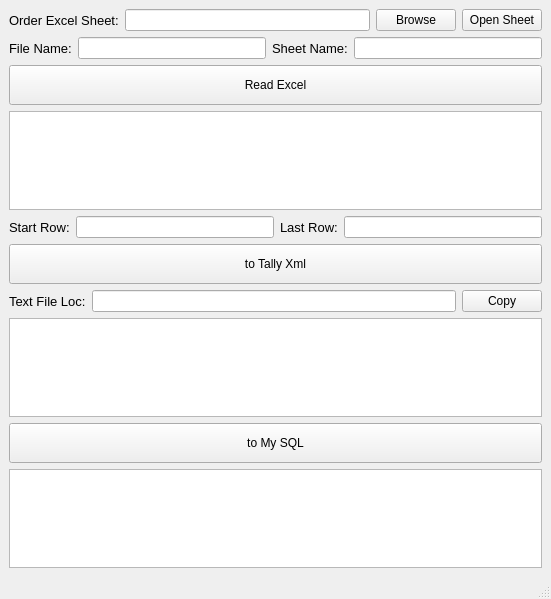
<?xml version="1.0" encoding="UTF-8"?>
<ui version="4.0">
 <class>OrderEntryWindow</class>
 <widget class="QMainWindow" name="OrderEntryWindow">
  <property name="geometry">
   <rect>
    <x>0</x>
    <y>0</y>
    <width>551</width>
    <height>599</height>
   </rect>
  </property>
  <property name="windowTitle">
   <string>For Tally Entry</string>
  </property>
  <widget class="QWidget" name="centralwidget">
   <layout class="QGridLayout" name="gridLayout_5">
    <item row="0" column="0">
     <layout class="QGridLayout" name="gridLayout_3">
      <item row="0" column="1">
       <widget class="QLineEdit" name="file_path_input"/>
      </item>
      <item row="0" column="2">
       <widget class="QPushButton" name="browse_button">
        <property name="minimumSize">
         <size>
          <width>0</width>
          <height>0</height>
         </size>
        </property>
        <property name="text">
         <string>Browse</string>
        </property>
       </widget>
      </item>
      <item row="0" column="0">
       <widget class="QLabel" name="excel_file_lbl">
        <property name="font">
         <font>
          <pointsize>10</pointsize>
         </font>
        </property>
        <property name="text">
         <string>Order Excel Sheet:</string>
        </property>
       </widget>
      </item>
      <item row="0" column="3">
       <widget class="QPushButton" name="pushButton">
        <property name="text">
         <string>Open Sheet</string>
        </property>
       </widget>
      </item>
     </layout>
    </item>
    <item row="1" column="0">
     <layout class="QGridLayout" name="gridLayout_4">
      <item row="0" column="0">
       <widget class="QLabel" name="file_name_lbl">
        <property name="font">
         <font>
          <pointsize>10</pointsize>
         </font>
        </property>
        <property name="text">
         <string>File Name:</string>
        </property>
       </widget>
      </item>
      <item row="0" column="1">
       <widget class="QLineEdit" name="file_name_output"/>
      </item>
      <item row="0" column="2">
       <widget class="QLabel" name="sheet_name_lbl">
        <property name="font">
         <font>
          <pointsize>10</pointsize>
         </font>
        </property>
        <property name="text">
         <string>Sheet Name:</string>
        </property>
       </widget>
      </item>
      <item row="0" column="3">
       <widget class="QLineEdit" name="sheet_name_input"/>
      </item>
     </layout>
    </item>
    <item row="2" column="0">
     <widget class="QPushButton" name="read_excel_button">
      <property name="minimumSize">
       <size>
        <width>0</width>
        <height>40</height>
       </size>
      </property>
      <property name="toolTipDuration">
       <number>-1</number>
      </property>
      <property name="text">
       <string>Read Excel</string>
      </property>
      <property name="checkable">
       <bool>false</bool>
      </property>
     </widget>
    </item>
    <item row="3" column="0">
     <widget class="QTextEdit" name="excel_data_output">
      <property name="focusPolicy">
       <enum>Qt::NoFocus</enum>
      </property>
     </widget>
    </item>
    <item row="4" column="0">
     <layout class="QGridLayout" name="gridLayout">
      <item row="0" column="0">
       <widget class="QLabel" name="start_row_lbl">
        <property name="font">
         <font>
          <pointsize>10</pointsize>
         </font>
        </property>
        <property name="text">
         <string>Start Row:</string>
        </property>
       </widget>
      </item>
      <item row="0" column="1">
       <widget class="QLineEdit" name="start_row_input"/>
      </item>
      <item row="0" column="2">
       <widget class="QLabel" name="last_row_lbl">
        <property name="font">
         <font>
          <pointsize>10</pointsize>
         </font>
        </property>
        <property name="text">
         <string>Last Row:</string>
        </property>
       </widget>
      </item>
      <item row="0" column="3">
       <widget class="QLineEdit" name="last_row_input"/>
      </item>
     </layout>
    </item>
    <item row="5" column="0">
     <widget class="QPushButton" name="to_xml_button">
      <property name="minimumSize">
       <size>
        <width>0</width>
        <height>40</height>
       </size>
      </property>
      <property name="layoutDirection">
       <enum>Qt::LeftToRight</enum>
      </property>
      <property name="text">
       <string>to Tally Xml</string>
      </property>
     </widget>
    </item>
    <item row="6" column="0">
     <layout class="QGridLayout" name="gridLayout_2">
      <item row="0" column="1">
       <widget class="QLineEdit" name="save_path_input"/>
      </item>
      <item row="0" column="0">
       <widget class="QLabel" name="text_file_loc_lbl">
        <property name="font">
         <font>
          <pointsize>10</pointsize>
         </font>
        </property>
        <property name="text">
         <string>Text File Loc:</string>
        </property>
       </widget>
      </item>
      <item row="0" column="2">
       <widget class="QPushButton" name="copy_save_button">
        <property name="text">
         <string>Copy</string>
        </property>
       </widget>
      </item>
     </layout>
    </item>
    <item row="7" column="0">
     <widget class="QTextEdit" name="xml_data_output">
      <property name="focusPolicy">
       <enum>Qt::NoFocus</enum>
      </property>
     </widget>
    </item>
    <item row="8" column="0">
     <widget class="QPushButton" name="to_mysql_button">
      <property name="minimumSize">
       <size>
        <width>0</width>
        <height>40</height>
       </size>
      </property>
      <property name="layoutDirection">
       <enum>Qt::LeftToRight</enum>
      </property>
      <property name="text">
       <string>to My SQL</string>
      </property>
     </widget>
    </item>
    <item row="9" column="0">
     <widget class="QTextEdit" name="sql_data_output"/>
    </item>
   </layout>
  </widget>
  <widget class="QMenuBar" name="menubar">
   <property name="geometry">
    <rect>
     <x>0</x>
     <y>0</y>
     <width>551</width>
     <height>21</height>
    </rect>
   </property>
  </widget>
  <widget class="QStatusBar" name="statusbar"/>
 </widget>
 <tabstops>
  <tabstop>file_path_input</tabstop>
  <tabstop>browse_button</tabstop>
  <tabstop>file_name_output</tabstop>
  <tabstop>sheet_name_input</tabstop>
  <tabstop>read_excel_button</tabstop>
  <tabstop>start_row_input</tabstop>
  <tabstop>last_row_input</tabstop>
  <tabstop>to_xml_button</tabstop>
  <tabstop>save_path_input</tabstop>
  <tabstop>to_mysql_button</tabstop>
  <tabstop>sql_data_output</tabstop>
 </tabstops>
 <resources/>
 <connections/>
</ui>
